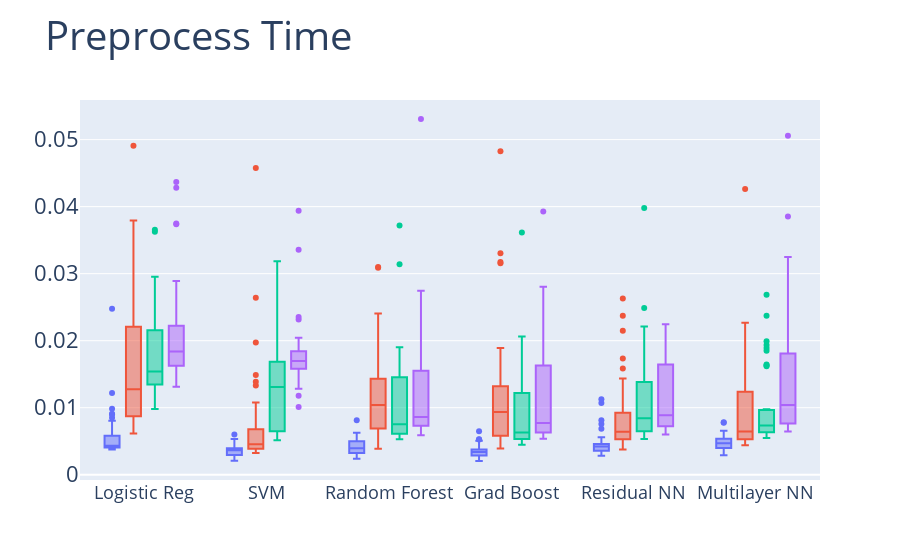
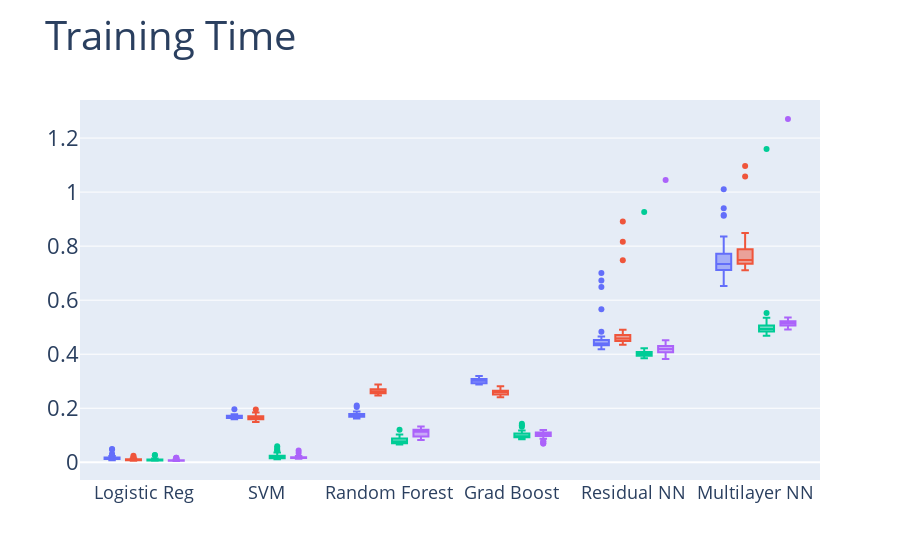
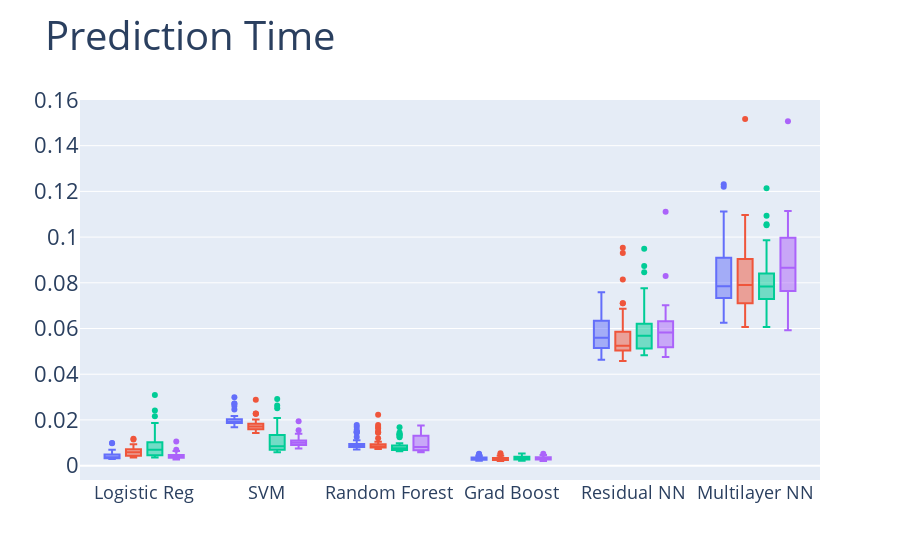

The notebook cell saved with these charts, in order:
### Code cell
make_plots('preprocess_time', 'Preprocess Time')
make_plots('training_time', 'Training Time')
make_plots('prediction_time', 'Prediction Time')

### Figure 1 — Plotly figure (JSON) as saved in the notebook; plotly's stock layout.template omitted (floating-point values rounded to 4 significant figures; data arrays with more than 128 entries replaced by an {"elided": "..."} marker saying what was removed)
{"data": [{"type": "box", "x": {"elided": "240 str values"}, "y": {"elided": "240 float values"}}, {"type": "box", "x": {"elided": "240 str values"}, "y": {"elided": "240 float values"}}, {"type": "box", "x": {"elided": "240 str values"}, "y": {"elided": "240 float values"}}, {"type": "box", "x": {"elided": "240 str values"}, "y": {"elided": "240 float values"}}], "layout": {"boxmode": "group", "showlegend": false, "title": {"font": {"size": 40}, "text": "Preprocess Time"}, "xaxis": {"tickfont": {"size": 18}}, "yaxis": {"tickfont": {"size": 22}}}}

### Figure 2 — Plotly figure (JSON) as saved in the notebook; plotly's stock layout.template omitted (floating-point values rounded to 4 significant figures; data arrays with more than 128 entries replaced by an {"elided": "..."} marker saying what was removed)
{"data": [{"type": "box", "x": {"elided": "240 str values"}, "y": {"elided": "240 float values"}}, {"type": "box", "x": {"elided": "240 str values"}, "y": {"elided": "240 float values"}}, {"type": "box", "x": {"elided": "240 str values"}, "y": {"elided": "240 float values"}}, {"type": "box", "x": {"elided": "240 str values"}, "y": {"elided": "240 float values"}}], "layout": {"boxmode": "group", "showlegend": false, "title": {"font": {"size": 40}, "text": "Training Time"}, "xaxis": {"tickfont": {"size": 18}}, "yaxis": {"tickfont": {"size": 22}}}}

### Figure 3 — Plotly figure (JSON) as saved in the notebook; plotly's stock layout.template omitted (floating-point values rounded to 4 significant figures; data arrays with more than 128 entries replaced by an {"elided": "..."} marker saying what was removed)
{"data": [{"type": "box", "x": {"elided": "240 str values"}, "y": {"elided": "240 float values"}}, {"type": "box", "x": {"elided": "240 str values"}, "y": {"elided": "240 float values"}}, {"type": "box", "x": {"elided": "240 str values"}, "y": {"elided": "240 float values"}}, {"type": "box", "x": {"elided": "240 str values"}, "y": {"elided": "240 float values"}}], "layout": {"boxmode": "group", "showlegend": false, "title": {"font": {"size": 40}, "text": "Prediction Time"}, "xaxis": {"tickfont": {"size": 18}}, "yaxis": {"tickfont": {"size": 22}}}}
